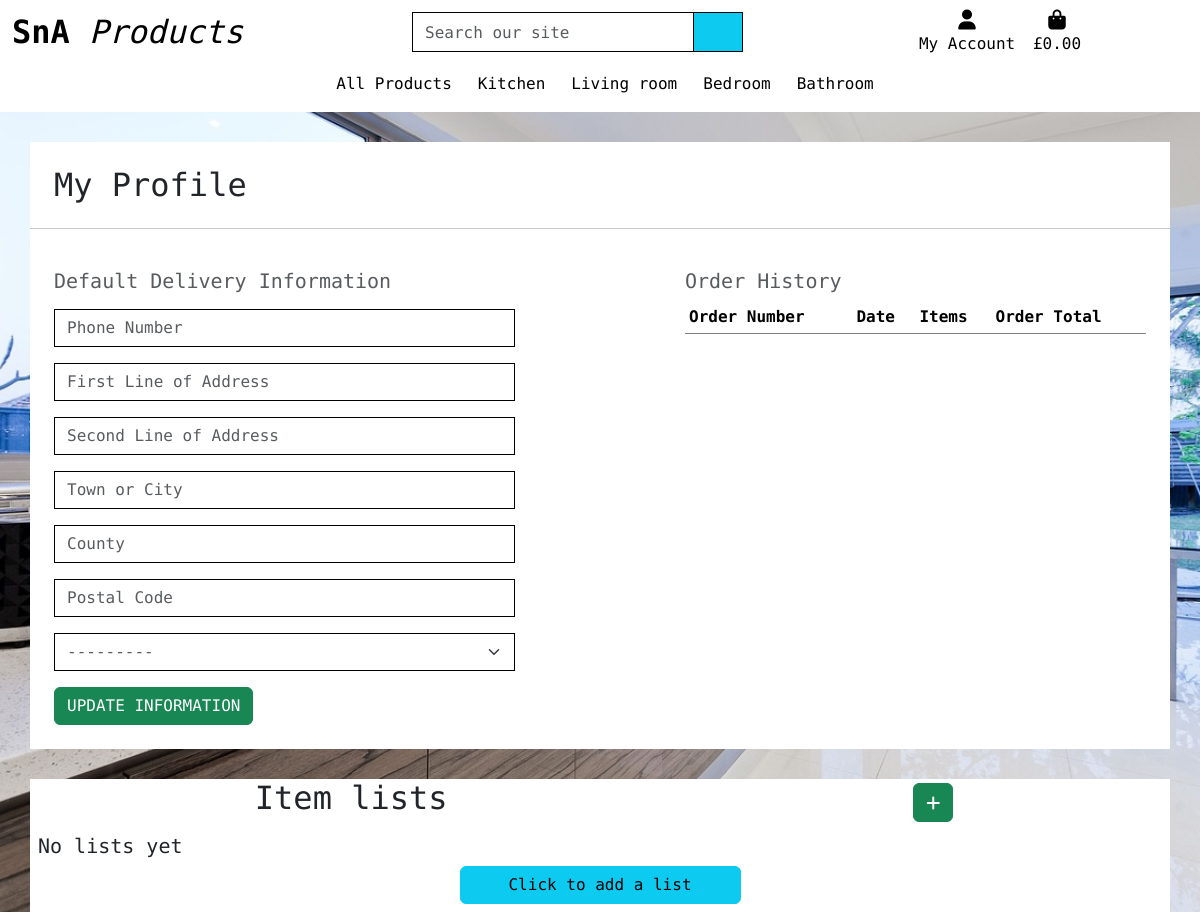
The app's page /profile/ (signed in), older data.
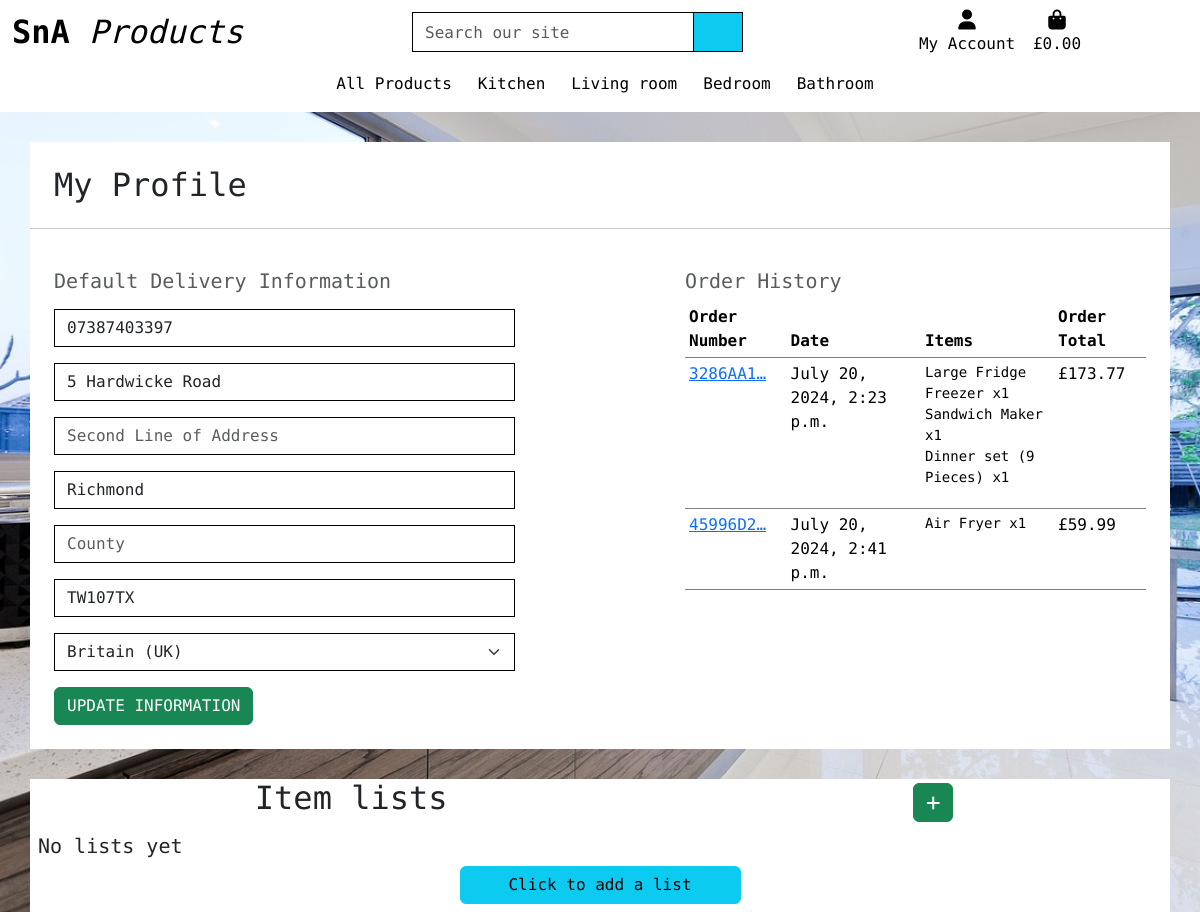
The same page, newer data.
### profiles/models.py (models this page shows, shortened)
class UserProfile(models.Model):
    user = models.OneToOneField(User, on_delete=models.CASCADE)
    default_phone_number = models.CharField(max_length=20, null=True, blank=True)
    default_first_line_address = models.CharField(max_length=80, null=True, blank=True)
    default_second_line_address = models.CharField(max_length=80, null=True, blank=True)
    default_town_or_city = models.CharField(max_length=40, null=True, blank=True)
    default_county = models.CharField(max_length=80, null=True, blank=True)
    default_postcode = models.CharField(max_length=20, null=True, blank=True)
    default_country = CountryField(blank_label='Country', null=True, blank=True)

### checkout/models.py (models this page shows, shortened)
class Order(models.Model):
    order_number = models.CharField(max_length=32, null=False, editable=False)
    first_name = models.CharField(max_length=50, null=False, blank=False)
    last_name = models.CharField(max_length=50, null=False, blank=False)
    email = models.EmailField(max_length=254, null=False, blank=False)
    phone_number = models.CharField(max_length=20, null=False, blank=False)
    country = CountryField(blank_label="(select country)")
    first_line_address = models.CharField(max_length=80, null=False, blank=False)
    second_line_address = models.CharField(max_length=80, null=True, blank=True)
    town_or_city = models.CharField(max_length=40, null=False, blank=False)
    county = models.CharField(max_length=80, null=True, blank=True)
    postcode = models.CharField(max_length=20)
    date = models.DateTimeField(auto_now_add=True)
    delivery_cost = models.DecimalField(max_digits=6, decimal_places=2, null=False, default=0)
    order_total = models.DecimalField(max_digits=10, decimal_places=2, null=False, default=0)
    grand_total = models.DecimalField(max_digits=10, decimal_places=2, null=False, default=0)
    original_cart = models.TextField(null=False, blank=False, default='')
    stripe_pid = models.CharField(max_length=254, null=False, blank=False, default='')
    user_profile = models.ForeignKey(UserProfile, on_delete=models.SET_NULL,
                                     null=True, blank=True, related_name='orders')

class OrderLineItem(models.Model):
    order = models.ForeignKey(Order, null=False, blank=False, on_delete=models.CASCADE, related_name='lineitems')
    product = models.ForeignKey(Product, null=False, blank=False, on_delete=models.CASCADE)
    product_size = models.CharField(max_length=2, null=True, blank=True)  # XS, S, M, L, XL
    quantity = models.IntegerField(null=False, blank=False, default=0)
    lineitem_total = models.DecimalField(max_digits=6, decimal_places=2, null=False, blank=False, editable=False)

### products/models.py (models this page shows, shortened)
class Product(models.Model):
    category = models.ForeignKey('Category', limit_choices_to={'type': 1},  null=True, blank=True,
                                 on_delete=models.SET_NULL, default=18)
    sku = models.CharField(max_length=254, unique=True, editable=False)
    name = models.CharField(max_length=254)
    description = models.TextField()
    price = models.DecimalField(max_digits=6, decimal_places=2)
    rating = models.DecimalField(max_digits=6, decimal_places=2, null=True, blank=True)
    image = CloudinaryField('image', default='placeholder')
    has_sizes = models.BooleanField(null=True, blank=True, default=False)

### profiles/views.py (the view)
# urls.py: path('', views.profile_view, name="profile"),
@login_required
def profile_view(request):
    profile = get_object_or_404(UserProfile, user=request.user)
    if request.method == 'POST':
        form = UserProfileForm(request.POST, instance=profile)
        if form.is_valid():
            form.save()
            messages.success(request, 'Profile updated successfully')
        else:
            messages.error(request, 'Profile update failed. Please ensure the form is valid.')
    else:
        form = UserProfileForm(instance=profile)
    orders = profile.orders.all()
    saved_items_list = profile.saved_items_list.all()
    context = {
        'form': form,
        'orders': orders,
        'profile': profile,
        'on_profile_page': True,
        'saved_items_list': saved_items_list
    }
    return render(request, 'profiles/profile.html', context)

### profiles/forms.py
class UserProfileForm(forms.ModelForm):
    class Meta:
        model = UserProfile
        exclude = ('user',)
    def __init__(self, *args, **kwargs):
        super().__init__(*args, **kwargs)
        placeholders = {
            'default_phone_number': 'Phone Number',
            'default_postcode': 'Postal Code',
            'default_town_or_city': 'Town or City',
            'default_first_line_address': 'First Line of Address',
            'default_second_line_address': 'Second Line of Address',
            'default_county': 'County',
        }
        self.fields['default_phone_number'].widget.attrs['autofocus'] = True
        for field in self.fields:
            if field != 'default_country':
                if self.fields[field].required:
                    placeholder = f'{placeholders[field]} *'
                else:
                    placeholder = placeholders[field]
                self.fields[field].widget.attrs['placeholder'] = placeholder
            self.fields[field].widget.attrs['class'] = 'border-black rounded-0 profile-form-input'
            self.fields[field].label = False

### profiles/templates/profiles/profile.html (shortened to what this page needs)
{% extends "base.html" %}
{% load crispy_forms_filters %}
{% load static %}
{% block nav-includes %}
{% include 'includes/site-nav.html' %}
{% endblock %}
{% block content %}
<div class="container-md floating_container">
    <div class="row">
        <div class="col">
            <h2 class="logo-font m-4">My Profile</h2>
            <hr>
        </div>
    </div>
    <div class="row d-flex justify-content-between">
        <div class="col-12 col-lg-5 my-4 ms-4">
            <h5 class="text-muted">Default Delivery Information</h5>
            <form class="mt-3 w-100 profile_form" action="{% url 'profile' %}" method="POST" id="profile-update-form">
                {{ form|crispy }}
                <button class="btn btn-success rounded-2 text-uppercase float-right">Update Information</button>
            </form>
        </div>
        <div class="col-12 col-lg-5 my-4 me-4">
            <h5 class="text-muted">Order History</h5>
            <div class="order-history table-responsive">
                <table class="table table-sm table-borderless">
                    <thead>
                        <tr>
                            <th>Order Number</th>
                            <th>Date</th>
                            <th>Items</th>
                            <th>Order Total</th>
                        </tr>
                    </thead>
                    <tbody>
                        {% for order in orders %}
                            <tr>
                                <td>
                                    <a href="{% url 'order_history' order.order_number %}"
                                    title="{{ order.order_number }}">
                                        {{ order.order_number|truncatechars:8 }}
                                    </a>
                                </td>
                                <td>{{ order.date }}</td>
                                <td>
                                    <ul class="list-unstyled">
                                        {% for item in order.lineitems.all %}
                                            <li class="small">
                                                {{ item.product.name }} x{{ item.quantity }}
                                            </li>
                                        {% endfor %}
                                    </ul>
                                </td>
                                <td>£{{ order.grand_total }}</td>
                            </tr>
                        {% endfor %}
                    </tbody>
                </table>
            </div>
        </div>
    </div>
</div>
<div class="container-md floating_container mb-2">
    <div class="row d-flex justify-content-around">
        <h2 class="w-auto"> Item lists </h2>
        <a href="{% url 'create_list' %}" class="btn btn-success w-auto m-1"><i class="fa-solid fa-plus w-auto align-middle"></i></a>
    </div>
    <div class="row">
        <div class="col m-2">
            {% if saved_items_list %}
                <table class="table table-striped border-black">
                    <thead>
                        <tr>
                            <th scope="col">List Name</th>
                            <th scope="col">List Description</th>
                            <th scope="col" class="d-none d-lg-table-cell">Visibility</th>
                            <th scope="col" class="d-none d-lg-table-cell">Created</th>
                            <th scope="col" class="d-none d-lg-table-cell">Total Price</th>
                            <th scope="col" class="d-none d-lg-table-cell">Items on sale</th>
                            <th scope="col">Edit</th>
                            <th scope="col">Delete</th>
                        </tr>
                    </thead>
                    {% for list in saved_items_list.all %}
                    <tr>
                        <td class="text-center"><a href="{% url 'list_detail' list.id %}">{{ list.name }}</a></td>
                        <td class="overflow-x-scroll text-center">{{ list.description }}</td>
                        <td class="d-none d-lg-table-cell">{% if list.visibility == true %} Public {% else %} Private {% endif %}</td>
                        <td class="d-none d-lg-table-cell">{{ list.created_at }}</td>
                        <td class="d-none d-lg-table-cell">£{{ list.price_total }}</td>
                        <td class="d-none d-lg-table-cell">{% if list.items_on_sale == true %} <i class="fa-solid fa-check"></i> {{ list.items_on_sale }}{% else %}<i class="fa-solid fa-circle-xmark"></i> {%  endif %}</td>
                        <td><a class="btn btn-info" href="{% url 'edit_list' list.id %}">update</a></td>
                        <td><a class="btn btn-danger" href="{% url 'delete_list' list.id %}">Delete</a></td>
                    </tr>
                    {% endfor %}
                </table>
            {% else %}
                <h5>No lists yet</h5>
                <div class="d-flex justify-content-center">
                    <a class="btn btn-info w-25 " href="{%  url 'products' %}">Click to add a list</a>
                </div>
            {%  endif %}
        </div>
    </div>
</div>
{% endblock %}

### templates/base.html (shortened to what this page needs)
{% load static %}
<!doctype html>
<html lang="en">
  <head>
    {% block corecss %}
        <link href="https://cdn.jsdelivr.net/npm/bootstrap@5.3.3/dist/css/bootstrap.min.css" rel="stylesheet">
        <link rel="stylesheet" href="{% static 'css/style.css' %}">
        <link rel="stylesheet" href="{% static 'css/mobile-site-nav.css' %}">
    {% endblock %}
  </head>
  <body>
    <header class="container-fluid header">
      <div id="topnav" class="row bg-white pt-lg-2 d-lg-flex">
        <div class="col-12 col-lg-4 my-auto py-1 py-lg-0 text-center">
          <a href="{% url 'landing_page' %}" class="nav-link main-logo-link">
            <h2 class="logo-font text-black text-center my-0"><strong>SnA</strong><em> Products</em></h2>
          </a>
        </div>
        <div class="col-12 col-lg-4 my-auto py-1 py-lg-0 d-none d-lg-block">
            <form method="GET" action="{% url 'products' %}">
              <div class="input-group w=100">
                  <label class="w-75">
                      <input class="form-control border border-black rounded-0 search-bar" type="text" name="search" placeholder="Search our site">
                  </label>
                  <div class="input-group-append search-bar">
                    <button class="form-control btn btn-info border border-black rounded-0 search-bar" type="submit">
                      <span class="icon">
                      </span>
                    </button>
                  </div>
              </div>
            </form>
        </div>
        <div class="col-12 col-lg-4 my-auto py-1 py-lg-0 d-none d-lg-block">
          <ul class="list-inline list-unstyled text-center text-lg-right my-0">
            <li class="list-inline-item dropdown">
              <a class="text-black nav-link" href="#" id="user-options" data-bs-toggle="dropdown" aria-haspopup="true" aria-expanded="false">
                <div class="text-center">
                  <div><i class="fas fa-user fa-lg"></i></div>
                  <p class="my-0">My Account</p>
                </div>
              </a>
            </li>
            <li class="list-inline-item">
              <a class="{% if grand_total %} text-info font-weight-bold{% else %}text-black {% endif %} nav-link" href="{% url 'view_cart' %}">
                <div class="text-center">
                  <div><i class="fas fa-shopping-bag fa-lg"></i></div>
                  <p class="my-0">
                    {% if grand_total %}
                      £{{ grand_total|floatformat:2 }}
                    {% else %}
                      £0.00
                    {% endif %}
                  </p>
                </div>
              </a>
            </li>
          </ul>
        </div>
      </div>
      <div id="top-navbar" class="row bg-white d-lg-none w-100">
        <nav class="mobile-navbar navbar navbar-expand-lg navbar-light w-100 pl-2">
          {% block nav-includes %}{% endblock nav-includes %}
        </nav>
      </div>
    </header>
    {% block content %}
    {% endblock %}
  </body>
</html>

### templates/includes/site-nav.html (shortened to what this page needs)
<div class="collapse navbar-collapse" id="site-nav">
    <ul class="navbar-nav w-auto mx-auto">
        <li class="nav-item dropdown">
            <a class="logo-font font-weight-bold nav-link text-black mr-5" href="#" id="all-products-link" data-bs-toggle="dropdown" aria-haspopup="true" aria-expanded="false">
                All Products
            </a>
        </li>
        <li class="nav-item dropdown">
            <a class="logo-font font-weight-bold nav-link text-black mr-5" href="#" id="clothing-link" data-bs-toggle="dropdown" aria-haspopup="true" aria-expanded="false">
                Kitchen
            </a>
        </li>
        <li class="nav-item dropdown">
            <a class="logo-font font-weight-bold nav-link text-black mr-5" href="#" id="homeware-link" data-bs-toggle="dropdown" aria-haspopup="true" aria-expanded="false">
                Living room
            </a>
        </li>
        <li class="nav-item dropdown">
            <a class="logo-font font-weight-bold nav-link text-black mr-5" href="#" id="homeware-link" data-bs-toggle="dropdown" aria-haspopup="true" aria-expanded="false">
                Bedroom
            </a>
        </li>
        <li class="nav-item dropdown">
            <a class="logo-font font-weight-bold nav-link text-black mr-5" href="#" id="homeware-link" data-bs-toggle="dropdown" aria-haspopup="true" aria-expanded="false">
                Bathroom
            </a>
        </li>
    </ul>
</div>

### static/css/style.css (style rules this page uses)
* { max-width: 100vw; }
html { height: 100%; }
body { background: url('/media/background-image.jpg') no-repeat center center fixed; background-size: cover; height: calc(100vh - 164px); font-family: "Encode Sans Expanded", sans-serif; font-weight: 400; font-style: normal; width: 100vw; }
.header { background: white; }
.nav-item { margin-left: 10px; }
.search-bar { height: 40px; }
input.search-bar { width: 100%; }
.icon { align-items: center; display: inline-flex; justify-content: center; height: 1.5rem; width: 1.5rem; }
.main-logo-link { width: fit-content; }
.border-black { border: 1px solid black !important; }
tr { border-bottom: gray 1px solid; }
.profile_form input, .profile_form select { width: 100%; }
.mobile-navbar { justify-content: space-around; }
.floating_container { background: #fff; margin-top: 30px; padding: unset; }

Row changes from the older to the newer data that the page shows:
changed UserProfile: default_phone_number (not shown) → "07387403397"; default_first_line_address (not shown) → "5 Hardwicke Road"; default_town_or_city (not shown) → "Richmond"; default_postcode (not shown) → "TW107TX"; default_country "---------" → "Britain (UK)"
added Order: order_number "3286AA1…", date "July 20, 2024, 2:23 p.m.", grand_total "173.77"
added OrderLineItem: product.name "Large Fridge Freezer", quantity "1", shown under "3286AA1…"
added OrderLineItem: product.name "Sandwich Maker", quantity "1", shown under "3286AA1…"
added OrderLineItem: product.name "Dinner set (9 Pieces)", quantity "1", shown under "3286AA1…"
added Order: order_number "45996D2…", date "July 20, 2024, 2:41 p.m.", grand_total "59.99"
added OrderLineItem: product.name "Air Fryer", quantity "1", shown under "45996D2…"
